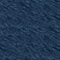

The image is a tile-based game level rendered from a .tmx file. Its description and source (layers, tilesets, objects; grid data summarised) follow:
An orthogonal 1x1 tile map with 60x60 px tiles, 4 tile layers (BackgroundLayer, BuildLayer, FlagLayer, PlayLayer).

<map version="1.0" orientation="orthogonal" renderorder="right-down" width="1" height="1" tilewidth="60" tileheight="60" nextobjectid="1">
 <tileset firstgid="1" name="MapImg" tilewidth="60" tileheight="60">
  <image source="MapImg.png" width="360" height="540" />
 </tileset>
 <layer name="BackgroundLayer" width="1" height="1">
  <data>[1 cells, 1 non-empty, 1 distinct tile ids]</data>
 </layer>
 <layer name="BuildLayer" width="1" height="1">
  <data>[1 cells, 1 non-empty, 1 distinct tile ids]</data>
 </layer>
 <layer name="FlagLayer" width="1" height="1">
  <data>[1 cells, 1 non-empty, 1 distinct tile ids]</data>
 </layer>
 <layer name="PlayLayer" width="1" height="1">
  <data>[1 cells, 1 non-empty, 1 distinct tile ids]</data>
 </layer>
</map>